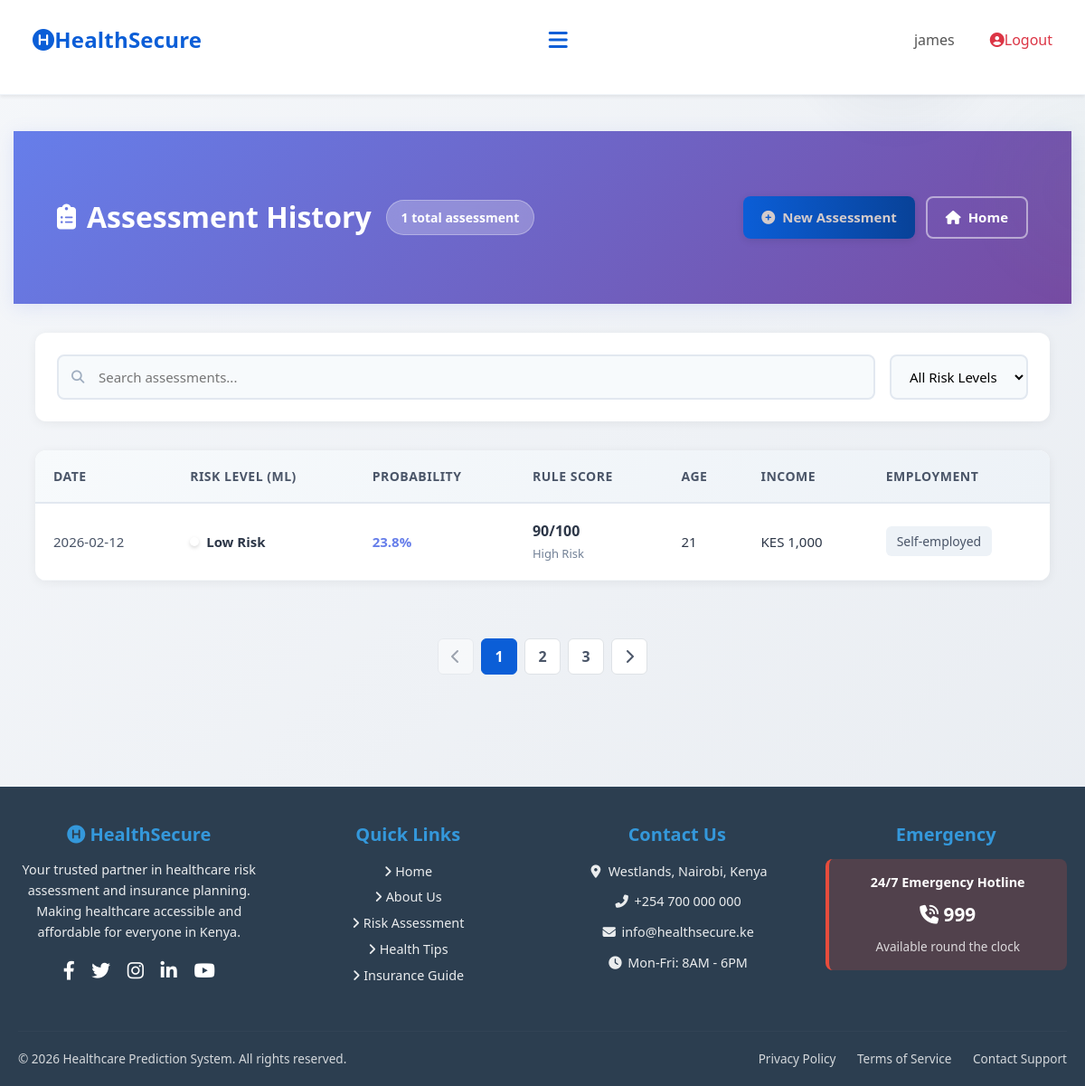
Page /history (signed in) on the earlier database version.
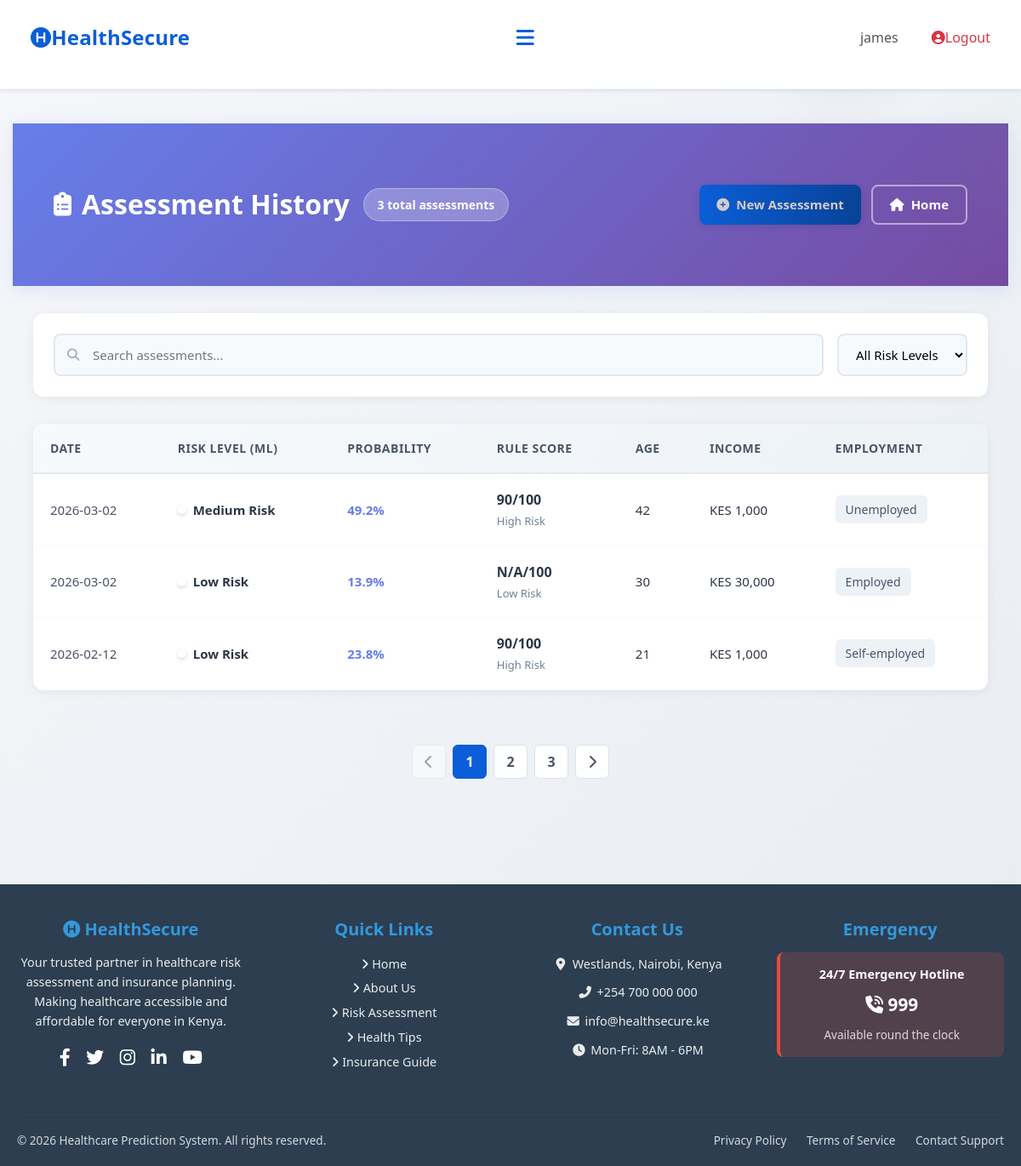
Same page on the later database version.
### tables this page shows
CREATE TABLE assessments (
            id INTEGER PRIMARY KEY AUTOINCREMENT,
            user_id INTEGER NOT NULL,
            age INTEGER,
            gender TEXT,
            marital_status TEXT,
            employment_status TEXT,
            income REAL,
            children INTEGER,
            education_level TEXT,
            residence_type TEXT,
            chronic_illness TEXT,
            family_size INTEGER,
            healthcare_knowledge TEXT,
            hospital_visit_gap REAL,
            routine_checkups INTEGER,
            cancer_screening INTEGER,
            dental_checkup INTEGER,
            mental_health_support INTEGER,
            risk_level TEXT,
            probability REAL,
            created_at TIMESTAMP DEFAULT CURRENT_TIMESTAMP, rule_based_score INTEGER DEFAULT 0, rule_based_category TEXT DEFAULT "Unknown",
            FOREIGN KEY (user_id) REFERENCES users (id)
        );

### app.py (the view)
@app.route('/history')
def history():
    if not session.get('logged_in'):
        flash('Please log in to view your history.', 'warning')
        return redirect(url_for('login'))
    conn = get_db_connection()
    assessments = conn.execute(
        'SELECT * FROM assessments WHERE user_id = ? ORDER BY created_at DESC LIMIT 20',
        (session.get('user_id'),)
    ).fetchall()
    conn.close()
    return render_template('history.html',
                          assessments=assessments,
                          username=session.get('username'))

### app.py (called while the page is built)
def get_db_connection():
    conn = sqlite3.connect(DATABASE)
    conn.row_factory = sqlite3.Row
    return conn

### templates/history.html (shortened to what this page needs)
{% extends "base.html" %}
{% block extra_css %}
<link rel="stylesheet" href="{{ url_for('static', filename='css/history.css') }}">
{% endblock %}
{% block content %}
    <div class="history-page-header">
        <div class="history-page-container">
            <div class="header-content">
                <div class="header-left">
                    <h1 class="page-title">
                        <i class="fas fa-clipboard-list"></i>
                        Assessment History
                    </h1>
                    {% if assessments %}
                    <span class="total-badge">{{ assessments|length }} total assessment{{ 's' if assessments|length != 1 else '' }}</span>
                    {% endif %}
                </div>
                <div class="header-actions">
                    <a href="{{ url_for('assess') }}" class="btn-modern btn-primary">
                        <i class="fas fa-plus-circle"></i> New Assessment
                    </a>
                    <a href="{{ url_for('index') }}" class="btn-modern btn-outline">
                        <i class="fas fa-home"></i> Home
                    </a>
                </div>
            </div>
        </div>
    </div>
    <div class="history-page-container">
        {% if assessments %}
        <div class="filter-bar">
            <div class="search-box">
                <i class="fas fa-search"></i>
                <input type="text" id="searchInput" placeholder="Search assessments..." aria-label="Search assessments">
            </div>
            <div class="filter-controls">
                <select class="filter-select" id="riskFilter" aria-label="Filter by risk level">
                    <option value="">All Risk Levels</option>
                </select>
            </div>
        </div>
        <div class="table-container desktop-only">
            <table class="modern-table">
                <thead>
                    <tr>
                        <th>Date</th>
                        <th>Risk Level (ML)</th>
                        <th>Probability</th>
                        <th>Rule Score</th>
                        <th>Age</th>
                        <th>Income</th>
                        <th>Employment</th>
                    </tr>
                </thead>
                <tbody>
                    {% for assessment in assessments %}
                    <tr class="table-row" data-risk="{{ assessment['risk_level'].lower().replace(' ', '-').replace('risk', '').strip() }}">
                        <td data-label="Date">
                            <span class="date-text">{{ assessment['created_at'][:10] }}</span>
                        </td>
                        <td data-label="Risk Level">
                            <div class="risk-indicator">
                                <span class="risk-dot risk-dot-{{ assessment['risk_level'].lower().replace(' ', '-').replace('risk', '').strip() }}"></span>
                                <span class="risk-label">{{ assessment['risk_level'] }}</span>
                            </div>
                        </td>
                        <td data-label="Probability">
                            <span class="probability-text">{{ "%.1f"|format(assessment['probability']) }}%</span>
                        </td>
                        <td data-label="Rule Score">
                            <div class="rule-score-cell">
                                <strong class="score-value">{{ assessment['rule_based_score'] or 'N/A' }}/100</strong>
                                <small class="score-category">{{ assessment['rule_based_category'] or 'N/A' }}</small>
                            </div>
                        </td>
                        <td data-label="Age">{{ assessment['age'] }}</td>
                        <td data-label="Income">KES {{ "{:,.0f}".format(assessment['income']) }}</td>
                        <td data-label="Employment">
                            <span class="employment-badge">{{ assessment['employment_status'] }}</span>
                        </td>
                    </tr>
                    {% endfor %}
                </tbody>
            </table>
        </div>
        <div class="pagination-container">
            <button class="pagination-btn" disabled>
                <i class="fas fa-chevron-left"></i>
            </button>
            <button class="pagination-btn active">1</button>
            <button class="pagination-btn">2</button>
            <button class="pagination-btn">3</button>
            <button class="pagination-btn">
                <i class="fas fa-chevron-right"></i>
            </button>
        </div>
        {% endif %}
    </div>
{% endblock %}

### templates/base.html (shortened to what this page needs)
<!DOCTYPE html>
<html lang="en">
<head>
    <link rel="stylesheet" href="https://cdn.jsdelivr.net/npm/bootstrap@5.3.2/dist/css/bootstrap.min.css">
    <link rel="stylesheet" href="https://cdnjs.cloudflare.com/ajax/libs/font-awesome/6.4.0/css/all.min.css">
    <link rel="stylesheet" href="{{ url_for('static', filename='css/base.css') }}">
    <link rel="stylesheet" href="{{ url_for('static', filename='css/style.css') }}">
    {% block extra_css %}{% endblock %}
</head>
<body class="bg-light">
<nav class="navbar navbar-expand-lg bg-white shadow-sm px-4">
<div class="container-fluid">
  <div class="logo"><i class="fa-solid fa-circle-h"></i>HealthSecure</div>
    <button class="hamburger-menu" id="hamburgerBtn" aria-label="Toggle navigation">
        <i class="fa-solid fa-bars"></i>
    </button>
    <div class="nav-right">
        {% if session.logged_in %}
            <span style="margin-right: 10px; color: #555;">{{ session.username }}</span>
            <a href="{{ url_for('logout') }}" style="margin-left:15px; color:#dc3545; text-decoration:none;"><i class="fa-solid fa-circle-user"></i>Logout</a>
        {% else %}
            <a href="{{ url_for('login') }}" style="margin-left:15px; color:#0b5ed7; text-decoration:none;"><i class="fa-solid fa-circle-user"></i>Login</a>
        {% endif %}
    </div>
    </div>
</nav>
<div class="container mt-4" style="padding-top: 1rem;">
  {% block content %}{% endblock %}
</div>
<footer class="footer">
    <div style="max-width: 1200px; margin: 0 auto;">
        <div style="display: grid; grid-template-columns: repeat(auto-fit, minmax(250px, 1fr)); gap: 30px; margin-bottom: 30px;">
            <div>
                <h5 style="color: #3498db; margin-bottom: 15px; font-weight: 700;"><i class="fa-solid fa-circle-h"></i> HealthSecure</h5>
                <p style="font-size: 0.9rem; line-height: 1.6; opacity: 0.9;">
                    Your trusted partner in healthcare risk assessment and insurance planning. Making healthcare accessible and affordable for everyone in Kenya.
                </p>
                <div style="margin-top: 15px;">
                    <a href="https://facebook.com" target="_blank" style="color: white; margin-right: 15px; font-size: 1.3rem;"><i class="fab fa-facebook-f"></i></a>
                    <a href="https://twitter.com" target="_blank" style="color: white; margin-right: 15px; font-size: 1.3rem;"><i class="fab fa-twitter"></i></a>
                    <a href="https://instagram.com" target="_blank" style="color: white; margin-right: 15px; font-size: 1.3rem;"><i class="fab fa-instagram"></i></a>
                    <a href="https://linkedin.com" target="_blank" style="color: white; margin-right: 15px; font-size: 1.3rem;"><i class="fab fa-linkedin-in"></i></a>
                    <a href="https://youtube.com" target="_blank" style="color: white; font-size: 1.3rem;"><i class="fab fa-youtube"></i></a>
                </div>
            </div>
            <div>
                <h5 style="color: #3498db; margin-bottom: 15px; font-weight: 700;">Quick Links</h5>
                <ul style="list-style: none; padding: 0; line-height: 2; font-size: 0.9rem;">
                    <li><a href="{{ url_for('index') }}" style="color: white; text-decoration: none; opacity: 0.9;"><i class="fas fa-angle-right"></i> Home</a></li>
                    <li><a href="{{ url_for('about') }}" style="color: white; text-decoration: none; opacity: 0.9;"><i class="fas fa-angle-right"></i> About Us</a></li>
                    <li><a href="{{ url_for('assess') }}" style="color: white; text-decoration: none; opacity: 0.9;"><i class="fas fa-angle-right"></i> Risk Assessment</a></li>
                    <li><a href="{{ url_for('health_tips') }}" style="color: white; text-decoration: none; opacity: 0.9;"><i class="fas fa-angle-right"></i> Health Tips</a></li>
                    <li><a href="{{ url_for('blog') }}" style="color: white; text-decoration: none; opacity: 0.9;"><i class="fas fa-angle-right"></i> Insurance Guide</a></li>
                </ul>
            </div>
            <div>
                <h5 style="color: #3498db; margin-bottom: 15px; font-weight: 700;">Contact Us</h5>
                <div style="font-size: 0.9rem; line-height: 2; opacity: 0.9;">
                    <p style="margin: 5px 0;"><i class="fas fa-map-marker-alt" style="width: 20px;"></i> Westlands, Nairobi, Kenya</p>
                    <p style="margin: 5px 0;"><i class="fas fa-phone-alt" style="width: 20px;"></i> <a href="tel:+254700000000" style="color: white; text-decoration: none;">+254 700 000 000</a></p>
                    <p style="margin: 5px 0;"><i class="fas fa-envelope" style="width: 20px;"></i> <a href="mailto:info@healthsecure.ke" style="color: white; text-decoration: none;">info@healthsecure.ke</a></p>
                    <p style="margin: 5px 0;"><i class="fas fa-clock" style="width: 20px;"></i> Mon-Fri: 8AM - 6PM</p>
                </div>
            </div>
            <div>
                <h5 style="color: #3498db; margin-bottom: 15px; font-weight: 700;">Emergency</h5>
                <div style="background: rgba(231, 76, 60, 0.2); padding: 15px; border-radius: 8px; border-left: 4px solid #e74c3c;">
                    <p style="margin: 0 0 10px 0; font-weight: 600; font-size: 0.9rem;">24/7 Emergency Hotline</p>
                    <p style="margin: 0; font-size: 1.3rem; font-weight: 700;"><i class="fas fa-phone-volume"></i> <a href="tel:999" style="color: white; text-decoration: none;">999</a></p>
                    <p style="margin: 10px 0 0 0; font-size: 0.85rem; opacity: 0.8;">Available round the clock</p>
                </div>
            </div>
        </div>
        <hr style="border-color: rgba(255,255,255,0.1); margin: 30px 0 20px;">
        <div style="display: flex; justify-content: space-between; align-items: center; flex-wrap: wrap; gap: 15px; font-size: 0.85rem; opacity: 0.8;">
            <p style="margin: 0;">© 2026 Healthcare Prediction System. All rights reserved.</p>
            <div>
                <a href="#" style="color: white; text-decoration: none; margin-left: 20px;">Privacy Policy</a>
                <a href="#" style="color: white; text-decoration: none; margin-left: 20px;">Terms of Service</a>
                <a href="{{ url_for('contact') }}" style="color: white; text-decoration: none; margin-left: 20px;">Contact Support</a>
            </div>
        </div>
    </div>
</footer>
</body>
</html>

### static/css/base.css (style rules this page uses)
:root { --bg: #f6f9fc; --surface: #4b3636; --primary: #0b5ed7; --primary-dark: #084298; --accent: #7bd389; --muted: #52585e; --text: #0a0a0a; --soft: #eef2f6; --glass: rgba(255,255,255,0.75); --card-shadow: 0 8px 30px rgba(2,12,27,0.06); }
* { margin: 0; padding: 0; box-sizing: border-box; font-family: "Segoe UI", sans-serif; }
html { overflow-x: hidden; width: 100%; }
body { background: linear-gradient(180deg, #ced8e7 0%, #eef6fb 100%); color: var(--text); -webkit-font-smoothing: antialiased; -moz-osx-font-smoothing: grayscale; position: relative; min-height: 100vh; width: 100%; max-width: 100vw; overflow-x: hidden; }
body::before { content: ""; position: absolute; top: -7%; right: -7%; width: min(420px, 50vw); height: min(420px, 50vw); max-width: 100%; background: radial-gradient(circle at 30% 30%, rgba(4, 30, 68, 0.06), transparent 30%), radial-gradient(circle at 80% 70%, rgba(123,211,137,0.04), transparent 30%); pointer-events: none; z-index: 0; }
.navbar { display: flex; align-items: center; justify-content: space-between; padding: 18px 5%; background: rgba(207, 203, 198, 0.95); backdrop-filter: blur(10px); border-bottom: 1px solid rgba(10, 69, 158, 0.06); box-shadow: 0 2px 12px rgba(11,94,215,0.08); position: sticky; top: 0; z-index: 1000; max-width: 100vw; box-sizing: border-box; }
.logo { font-size: 24px; font-weight: 700; color: var(--primary); letter-spacing: 0.2px; }
.hamburger-menu { display: none; background: none; border: none; font-size: 1.5rem; color: var(--primary); cursor: pointer; padding: 8px; transition: transform 0.3s ease; }
.nav-right { display: flex; align-items: center; gap: 14px; }
.btn-primary, .btn-success { background: linear-gradient(90deg, var(--primary), var(--primary-dark)) !important; border: none !important; color: #d4cbcb !important; box-shadow: 0 12px 30px rgba(11,94,215,0.12); }
.btn-outline { border: 2px solid #ffffff; color: #ffffff; background: rgba(255, 255, 255, 0.1); }
.page-title { text-align: center; margin: 2.5rem 0; color: #0d0d0e; font-size: 28px; }
footer { text-align: center; padding: 28px; background: linear-gradient(180deg, rgba(11,94,215,0.03), rgba(255,255,255,0.6)); color: var(--muted); font-size: 14px; border-top: 1px solid rgba(11,94,215,0.04); }
.footer { background: #2c3e50; color: white; padding: 40px 20px 20px; margin-top: 60px; }
h1, h2, h3, p { word-wrap: break-word; }
.container, .container-fluid { max-width: 100%; }
.container { max-width: 100%; padding-left: 15px; padding-right: 15px; }
@media (max-width: 1200px) { .navbar { padding: 18px 30px; flex-direction: row; align-items: center; justify-content: space-between; flex-wrap: wrap; } }
@media (max-width: 1200px) { .hamburger-menu { display: block; order: 2; } }
@media (max-width: 1200px) { .logo { order: 1; } }
@media (max-width: 1200px) { .nav-right { order: 3; } }

Differences in the rows shown:
added assessments: created_at "2026-03-02", risk_level "Medium Risk", probability "49.2", rule_based_score "90", rule_based_category "High Risk", age "42", income "1,000", employment_status "Unemployed"
added assessments: created_at "2026-03-02", risk_level "Low Risk", probability "13.9", rule_based_score "N/A", rule_based_category "Low Risk", age "30", income "30,000", employment_status "Employed"
Other differences:
{{ assessments|length }}: "1" → "3"
{{ 's' if assessments|length != 1 else '' }}: (not shown) → "s"
